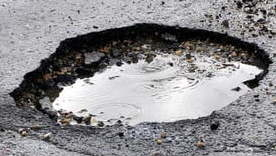
#> input picture Pothole-GO-python/RandomEdgeDetections/rsz_pothole1.jpg, 276 x 156 px
$ python scikitEdgeDetection_test1.py
#> lines starting #> are read from the running program, lines starting #| are printed output that depends on the picture
from scipy import ndimage
import numpy as np
import cv2
from skimage import color
from skimage import io

gray_img = color.rgb2gray(io.imread('rsz_pothole1.jpg'))  #convert to grayscale
#> gray_img: shape (156, 276) float64; min 0, max 1, mean 0.546

edge_horizontal = ndimage.sobel(gray_img, 0)
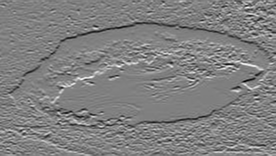
#> edge_horizontal: shape (156, 276) float64; min -3.71, max 3.65, mean -0.00403; drawn with min black and max white
edge_vertical = ndimage.sobel(gray_img, 1)
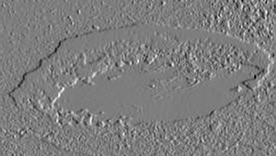
#> edge_vertical: shape (156, 276) float64; min -3.08, max 3.16, mean -0.000162; drawn with min black and max white
magnitude = np.hypot(edge_horizontal, edge_vertical)
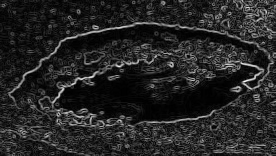
#> magnitude: shape (156, 276) float64; min 0, max 3.91, mean 0.57; drawn with min black and max white

cv2.imshow('magnitude', magnitude)
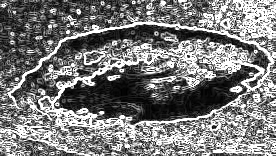
#> window 'magnitude': shape (156, 276); min 0, max 255, mean 122
cv2.waitKey(0)

$ run again, with Pothole-GO-python/RandomEdgeDetections/1_pothole.jpg copied over Pothole-GO-python/RandomEdgeDetections/rsz_pothole1.jpg
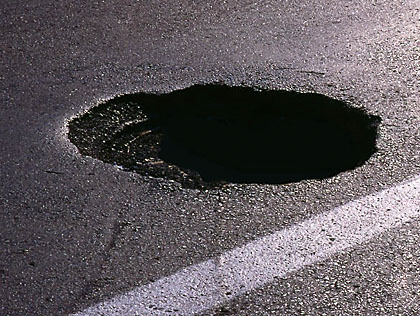
#> input picture Pothole-GO-python/RandomEdgeDetections/1_pothole.jpg, 420 x 316 px
#> `magnitude = np.hypot(edge_horizontal, edge_vertical)`:
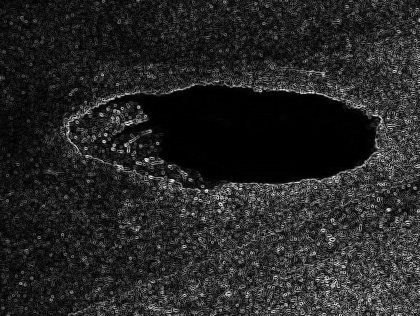
#> magnitude: shape (316, 420) float64; min 0, max 3.79, mean 0.564; drawn with min black and max white
#> `cv2.imshow('magnitude', magnitude)`:
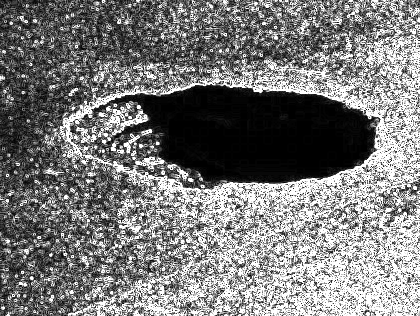
#> window 'magnitude': shape (316, 420); min 0, max 255, mean 122.4
